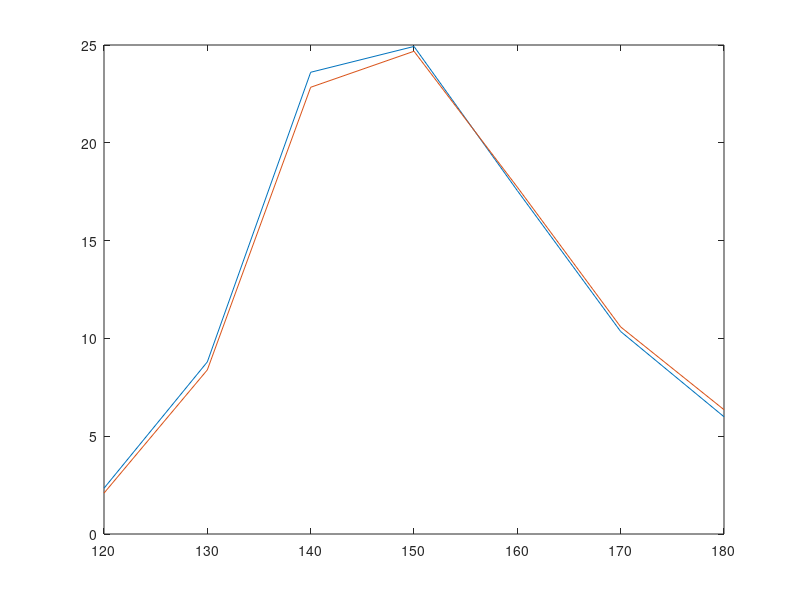
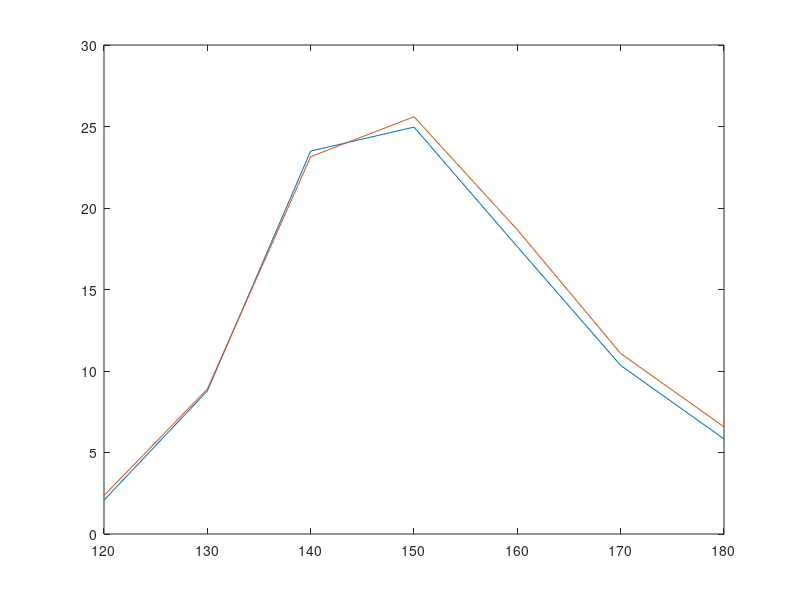
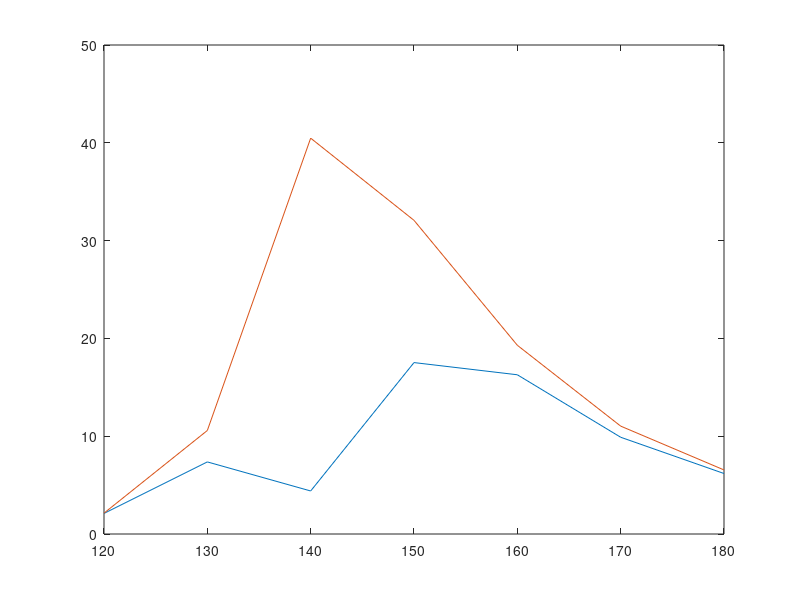

MATLAB code to generate these figures, in order:
% Equal Inductance
L_equal =[84e-6, 183.3e-6,183e-6; ...
    183.3e-6, 67.3e-6, 67.3e-6+66.8e-6 ;... 
    183e-6,     67.3e-6+66.8e-6,66.8e-6];

M_equal= [L_equal(1,1), (L_equal(1,2)-L_equal(1,1)-L_equal(2,2))/2 ,(L_equal(1,3)-L_equal(1,1)-L_equal(3,3))/2 ;...
           NaN,     L_equal(2,2), NaN ; ...
           NaN,   NaN,   L_equal(3,3)] ;
%% Define 
f= [120,130,140,150,160,170,180];
Vin=[30,30,30,30,30,30,30];
       
%% Sepearate Load

Iin_seperate=[0.25,0.72,1.69,1.72,1.18,0.71,0.43 ];

module_1_current_seperate=[26,50,81.4,82.7,70.5,54.2,40.5];
module_1_voltage_seperate=[9,17.6,29,30.14,24.9,19.1,14.8];

module_2_current_seperate=[22,45.5,75.5,78.6,68.2,53.2,41];
module_2_voltage_seperate=[9.5,18.44,30.25,31.4,26,19.9,15.5];


module_1_power_seperate= (module_1_current_seperate.*module_1_voltage_seperate)/100;
module_2_power_seperate= (module_2_current_seperate.*module_2_voltage_seperate)/100;

figure();
plot(f,module_1_power_seperate)
hold on;
plot(f,module_2_power_seperate)

%% Series Module
 
Iin_series=[ 0.25 0.71 1.68 1.71 1.19 0.72 0.44 ];

module_t_voltage_series=[18.4 35.95 59 61.54 51.11 39.33 30.45];

module_1_current_series=[24.3 51.2 82.9 84.5 72.2 55.5 41];


module_2_current_series=[24 47.3 75.5 80 69.9 53.5 40.5];
module_2_voltage_series=[9.84 18.81 30.66 32 26.7 20.7 16.22];

module_1_voltage_series=module_t_voltage_series-module_2_voltage_series;


module_1_power_series= (module_1_current_series.*module_1_voltage_series)/100;
module_2_power_series= (module_2_current_series.*module_2_voltage_series)/100;

figure();
plot(f,module_1_power_series)
hold on;
plot(f,module_2_power_series)
%%

%% Parallel Module
 
Iin_parallel=[ 0.25 0.73 1.67 1.72 1.19 0.72 0.44 ];

module_1_current_parallel=[22.7 39 15 57 63.7 50.4 38.9];
module_1_voltage_parallel=[9.27 18.9 29.33 30.75 25.56 19.63 15.9];

module_2_current_parallel=[23 56 138 104.3 75.5 56.2 41.2];
module_2_voltage_parallel=[9.27 18.9 29.33 30.75 25.56 19.63 15.9];


module_1_power_parallel= (module_1_current_parallel.*module_1_voltage_parallel)/100;
module_2_power_parallel= (module_2_current_parallel.*module_2_voltage_parallel)/100;

figure();
plot(f,module_1_power_parallel)
hold on;
plot(f,module_2_power_parallel)
